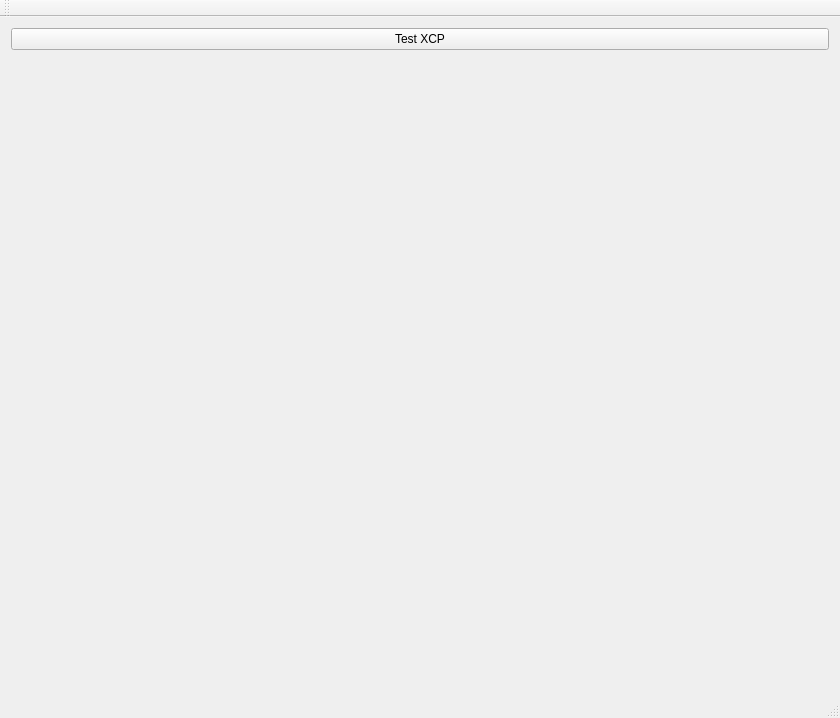
<?xml version="1.0" encoding="UTF-8"?>
<ui version="4.0">
 <class>TestAppQtClass</class>
 <widget class="QMainWindow" name="TestAppQtClass">
  <property name="geometry">
   <rect>
    <x>0</x>
    <y>0</y>
    <width>840</width>
    <height>718</height>
   </rect>
  </property>
  <property name="windowTitle">
   <string>TestAppQt</string>
  </property>
  <widget class="QWidget" name="centralWidget">
   <layout class="QVBoxLayout" name="verticalLayout">
    <item>
     <widget class="QPushButton" name="TestSend">
      <property name="text">
       <string>Test XCP</string>
      </property>
     </widget>
    </item>
    <item>
     <widget class="QWidget" name="ChartWidget" native="true">
      <property name="sizePolicy">
       <sizepolicy hsizetype="Expanding" vsizetype="Expanding">
        <horstretch>0</horstretch>
        <verstretch>0</verstretch>
       </sizepolicy>
      </property>
      <property name="minimumSize">
       <size>
        <width>0</width>
        <height>500</height>
       </size>
      </property>
     </widget>
    </item>
   </layout>
  </widget>
  <widget class="QMenuBar" name="menuBar">
   <property name="geometry">
    <rect>
     <x>0</x>
     <y>0</y>
     <width>840</width>
     <height>21</height>
    </rect>
   </property>
  </widget>
  <widget class="QToolBar" name="mainToolBar">
   <attribute name="toolBarArea">
    <enum>TopToolBarArea</enum>
   </attribute>
   <attribute name="toolBarBreak">
    <bool>false</bool>
   </attribute>
  </widget>
  <widget class="QStatusBar" name="statusBar"/>
 </widget>
 <layoutdefault spacing="6" margin="11"/>
 <resources>
  <include location="TestAppQt.qrc"/>
 </resources>
 <connections/>
 <slots>
  <slot>TestButtonPressed()</slot>
 </slots>
</ui>
